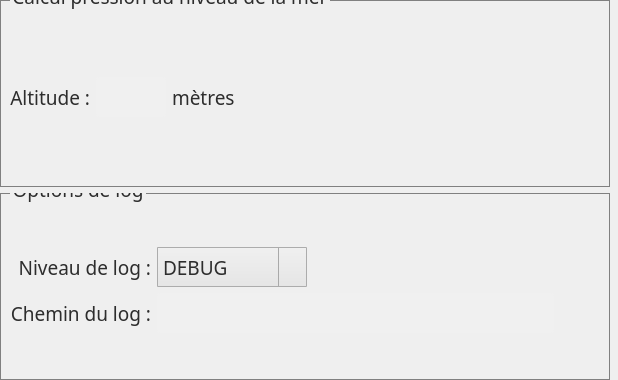
          <widget class="QWidget" name="scrollAreaWidgetContents_5">
           <property name="geometry">
            <rect>
             <x>0</x>
             <y>0</y>
             <width>618</width>
             <height>380</height>
            </rect>
           </property>
           <layout class="QGridLayout" name="gridLayout_10">
            <property name="leftMargin">
             <number>0</number>
            </property>
            <property name="topMargin">
             <number>0</number>
            </property>
            <property name="rightMargin">
             <number>0</number>
            </property>
            <property name="bottomMargin">
             <number>0</number>
            </property>
            <item row="0" column="0">
             <layout class="QVBoxLayout" name="sy_vl">
              <item>
               <widget class="QGroupBox" name="sy_gb_1">
                <property name="font">
                 <font>
                  <family>Source Sans Pro SemiBold</family>
                  <pointsize>14</pointsize>
                  <stylestrategy>PreferAntialias</stylestrategy>
                  <kerning>true</kerning>
                 </font>
                </property>
                <property name="styleSheet">
                 <string notr="true">QGroupBox{
    border: 1px solid grey;
    margin-top: 1.0em;
    margin-right: 8px;
    padding-top: 8px;
}

QGroupBox::title {
    top: -17px;
    left: 10px;
    color: rgb(45,45,45);
}</string>
                </property>
                <property name="title">
                 <string>Calcul pression au niveau de la mer</string>
                </property>
                <layout class="QGridLayout" name="gridLayout_19">
                 <item row="0" column="0">
                  <layout class="QHBoxLayout" name="horizontalLayout_22">
                   <item>
                    <widget class="QLabel" name="sy_gb_lb_1">
                     <property name="minimumSize">
                      <size>
                       <width>0</width>
                       <height>40</height>
                      </size>
                     </property>
                     <property name="maximumSize">
                      <size>
                       <width>16777215</width>
                       <height>40</height>
                      </size>
                     </property>
                     <property name="font">
                      <font>
                       <family>Source Sans Pro</family>
                       <pointsize>14</pointsize>
                       <stylestrategy>PreferAntialias</stylestrategy>
                       <kerning>true</kerning>
                      </font>
                     </property>
                     <property name="styleSheet">
                      <string notr="true">QLabel {
    color: rgb(45,45,45);
}</string>
                     </property>
                     <property name="text">
                      <string>Altitude :</string>
                     </property>
                     <property name="alignment">
                      <set>Qt::AlignRight|Qt::AlignTrailing|Qt::AlignVCenter</set>
                     </property>
                    </widget>
                   </item>
                   <item>
                    <widget class="QLineEdit" name="sy_gb_ln_1">
                     <property name="minimumSize">
                      <size>
                       <width>70</width>
                       <height>40</height>
                      </size>
                     </property>
                     <property name="maximumSize">
                      <size>
                       <width>70</width>
                       <height>40</height>
                      </size>
                     </property>
                     <property name="font">
                      <font>
                       <family>Source Sans Pro</family>
                       <pointsize>14</pointsize>
                       <stylestrategy>PreferAntialias</stylestrategy>
                       <kerning>true</kerning>
                      </font>
                     </property>
                     <property name="styleSheet">
                      <string notr="true">QLineEdit {
	border-radius: 3px;
    padding: 1px 4px 1px 4px;
	background-color:  rgb(240, 240, 240);
    color: rgb(45,45,45);
}</string>
                     </property>
                     <property name="text">
                      <string/>
                     </property>
                     <property name="alignment">
                      <set>Qt::AlignRight|Qt::AlignTrailing|Qt::AlignVCenter</set>
                     </property>
                     <property name="readOnly">
                      <bool>false</bool>
                     </property>
                    </widget>
                   </item>
                   <item>
                    <widget class="QLabel" name="sy_gb_lb_2">
                     <property name="minimumSize">
                      <size>
                       <width>0</width>
                       <height>50</height>
                      </size>
                     </property>
                     <property name="maximumSize">
                      <size>
                       <width>16777215</width>
                       <height>50</height>
                      </size>
                     </property>
                     <property name="font">
                      <font>
                       <family>Source Sans Pro</family>
                       <pointsize>14</pointsize>
                       <stylestrategy>PreferAntialias</stylestrategy>
                       <kerning>true</kerning>
                      </font>
                     </property>
                     <property name="styleSheet">
                      <string notr="true">QLabel {
    color: rgb(45,45,45);
}</string>
                     </property>
                     <property name="text">
                      <string>mètres</string>
                     </property>
                     <property name="alignment">
                      <set>Qt::AlignLeading|Qt::AlignLeft|Qt::AlignVCenter</set>
                     </property>
                    </widget>
                   </item>
                   <item>
                    <widget class="QToolButton" name="sy_gb_bt_1">
                     <property name="minimumSize">
                      <size>
                       <width>40</width>
                       <height>40</height>
                      </size>
                     </property>
                     <property name="maximumSize">
                      <size>
                       <width>40</width>
                       <height>40</height>
                      </size>
                     </property>
                     <property name="styleSheet">
                      <string notr="true">QToolButton {
	border: 1px solid transparent;
	background-color: transparent;
	width: 27px;
	height: 27px;
}

QToolButton:flat {
	border: none;
}</string>
                     </property>
                     <property name="text">
                      <string/>
                     </property>
                     <property name="icon">
                      <iconset>
                       <normaloff>icons/edit_icon.svg</normaloff>icons/edit_icon.svg</iconset>
                     </property>
                     <property name="iconSize">
                      <size>
                       <width>36</width>
                       <height>36</height>
                      </size>
                     </property>
                    </widget>
                   </item>
                   <item>
                    <spacer name="horizontalSpacer_29">
                     <property name="orientation">
                      <enum>Qt::Horizontal</enum>
                     </property>
                     <property name="sizeHint" stdset="0">
                      <size>
                       <width>40</width>
                       <height>20</height>
                      </size>
                     </property>
                    </spacer>
                   </item>
                  </layout>
                 </item>
                </layout>
               </widget>
              </item>
              <item>
               <widget class="QGroupBox" name="lo_gb_1">
                <property name="font">
                 <font>
                  <family>Source Sans Pro SemiBold</family>
                  <pointsize>14</pointsize>
                  <stylestrategy>PreferAntialias</stylestrategy>
                  <kerning>true</kerning>
                 </font>
                </property>
                <property name="styleSheet">
                 <string notr="true">QGroupBox{
    border: 1px solid grey;
    margin-top: 1.0em;
    margin-right: 8px;
    padding-top: 8px;
}

QGroupBox::title {
    top: -17px;
    left: 10px;
    color: rgb(45,45,45);
}</string>
                </property>
                <property name="title">
                 <string>Options de log</string>
                </property>
                <layout class="QGridLayout" name="gridLayout_17">
                 <item row="0" column="0">
                  <layout class="QGridLayout" name="gridLayout_3">
                   <item row="0" column="0">
                    <widget class="QLabel" name="lo_gb_lb_1">
                     <property name="minimumSize">
                      <size>
                       <width>0</width>
                       <height>39</height>
                      </size>
                     </property>
                     <property name="maximumSize">
                      <size>
                       <width>16777215</width>
                       <height>40</height>
                      </size>
                     </property>
                     <property name="font">
                      <font>
                       <family>Source Sans Pro</family>
                       <pointsize>14</pointsize>
                       <stylestrategy>PreferAntialias</stylestrategy>
                       <kerning>true</kerning>
                      </font>
                     </property>
                     <property name="styleSheet">
                      <string notr="true">QLabel {
    color: rgb(45,45,45);
}</string>
                     </property>
                     <property name="text">
                      <string>Niveau de log :</string>
                     </property>
                     <property name="alignment">
                      <set>Qt::AlignRight|Qt::AlignTrailing|Qt::AlignVCenter</set>
                     </property>
                    </widget>
                   </item>
                   <item row="1" column="0">
                    <widget class="QLabel" name="lo_gb_lb_2">
                     <property name="minimumSize">
                      <size>
                       <width>0</width>
                       <height>40</height>
                      </size>
                     </property>
                     <property name="maximumSize">
                      <size>
                       <width>16777215</width>
                       <height>40</height>
                      </size>
                     </property>
                     <property name="font">
                      <font>
                       <family>Source Sans Pro</family>
                       <pointsize>14</pointsize>
                       <stylestrategy>PreferAntialias</stylestrategy>
                       <kerning>true</kerning>
                      </font>
                     </property>
                     <property name="styleSheet">
                      <string notr="true">QLabel {
    color: rgb(45,45,45);
}</string>
                     </property>
                     <property name="text">
                      <string>Chemin du log :</string>
                     </property>
                     <property name="alignment">
                      <set>Qt::AlignRight|Qt::AlignTrailing|Qt::AlignVCenter</set>
                     </property>
                    </widget>
                   </item>
                   <item row="1" column="1">
                    <layout class="QHBoxLayout" name="horizontalLayout">
                     <item>
                      <widget class="QLineEdit" name="lo_gb_ln_1">
                       <property name="minimumSize">
                        <size>
                         <width>0</width>
                         <height>40</height>
                        </size>
                       </property>
                       <property name="maximumSize">
                        <size>
                         <width>16777215</width>
                         <height>40</height>
                        </size>
                       </property>
                       <property name="font">
                        <font>
                         <family>Source Sans Pro</family>
                         <pointsize>14</pointsize>
                         <stylestrategy>PreferAntialias</stylestrategy>
                         <kerning>true</kerning>
                        </font>
                       </property>
                       <property name="styleSheet">
                        <string notr="true">QLineEdit {
	border-radius: 3px;
    padding: 1px 4px 1px 4px;
	background-color:  rgb(240, 240, 240);
    color: rgb(45,45,45);
}</string>
                       </property>
                      </widget>
                     </item>
                     <item>
                      <widget class="QToolButton" name="lo_gb_bt_1">
                       <property name="minimumSize">
                        <size>
                         <width>40</width>
                         <height>40</height>
                        </size>
                       </property>
                       <property name="maximumSize">
                        <size>
                         <width>40</width>
                         <height>40</height>
                        </size>
                       </property>
                       <property name="styleSheet">
                        <string notr="true">QToolButton {
	border: 1px solid transparent;
	background-color: transparent;
	width: 27px;
	height: 27px;
}

QToolButton:flat {
	border: none;
}</string>
                       </property>
                       <property name="text">
                        <string/>
                       </property>
                       <property name="icon">
                        <iconset>
                         <normaloff>icons/open_popup_icon.svg</normaloff>icons/open_popup_icon.svg</iconset>
                       </property>
                       <property name="iconSize">
                        <size>
                         <width>36</width>
                         <height>36</height>
                        </size>
                       </property>
                       <property name="autoRaise">
                        <bool>false</bool>
                       </property>
                      </widget>
                     </item>
                    </layout>
                   </item>
                   <item row="0" column="1">
                    <layout class="QHBoxLayout" name="horizontalLayout_7">
                     <item>
                      <widget class="QComboBox" name="lo_gb_cb_1">
                       <property name="minimumSize">
                        <size>
                         <width>150</width>
                         <height>40</height>
                        </size>
                       </property>
                       <property name="maximumSize">
                        <size>
                         <width>150</width>
                         <height>40</height>
                        </size>
                       </property>
                       <property name="font">
                        <font>
                         <family>Source Sans Pro</family>
                         <pointsize>14</pointsize>
                         <weight>50</weight>
                         <bold>false</bold>
                         <stylestrategy>PreferAntialias</stylestrategy>
                         <kerning>true</kerning>
                        </font>
                       </property>
                       <property name="styleSheet">
                        <string notr="true">QComboBox {
    border: 1px solid #acacac;
    border-radius: 1px;
    padding-left: 5px;
    background-color: qlineargradient(x1: 0, y1: 0, x2: 0, y2: 1, stop: 0 #f0f0f0, stop: 1 #e5e5e5);
    color: rgb(45,45,45);
}

QComboBox:disabled {
    background-color:  rgb(200,200,200);
	color: rgb(145,145,145);
}

QComboBox:hover {
    border: 1px solid #7eb4ea;
    border-radius: 1px;
    background-color: qlineargradient(x1: 0, y1: 0, x2: 0, y2: 1, stop: 0 #ecf4fc, stop: 1 #dcecfc);
}

QComboBox::drop-down {
    subcontrol-origin: padding;
    subcontrol-position: top right;
    width: 27px;
    border-left-width: 1px;
    border-left-color: darkgray;
    border-left-style: solid;
    border-top-right-radius: 3px;
    border-bottom-right-radius: 3px;
}

QComboBox::down-arrow {
    image: url(icons/down_arrow_icon.svg); 
    width: 16px;
    height: 16px
}

QComboBox::down-arrow:disabled {
    image: url(icons/down_arrow_icon_deactivated.svg); 
    width: 16px;
    height: 16px
}

QComboBox QAbstractItemView {
    background: #f0f0f0;
    border: 0px solid #f0f0f0;
    outline: 0px;
}

QComboBox QAbstractItemView::item:hover {
    background-color: rgb(200,200,200);
    color: rgb(45,45,45);
    margin: 0px 0px 0px 0px;
}

QComboBox QAbstractItemView::item:selected {
    background-color: rgb(200,200,200);
    color: rgb(45,45,45);
    margin: 0px 0px 0px 0px;
}


QComboBox QAbstractItemView::item {
    margin: 3px 5px 3px 5px;
    color: rgb(45,45,45);
}</string>
                       </property>
                       <item>
                        <property name="text">
                         <string>DEBUG</string>
                        </property>
                       </item>
                       <item>
                        <property name="text">
                         <string>INFO</string>
                        </property>
                       </item>
                       <item>
                        <property name="text">
                         <string>WARNING</string>
                        </property>
                       </item>
                       <item>
                        <property name="text">
                         <string>CRITICAL</string>
                        </property>
                       </item>
                       <item>
                        <property name="text">
                         <string>ERROR</string>
                        </property>
                       </item>
                      </widget>
                     </item>
                     <item>
                      <spacer name="horizontalSpacer_14">
                       <property name="orientation">
                        <enum>Qt::Horizontal</enum>
                       </property>
                       <property name="sizeHint" stdset="0">
                        <size>
                         <width>40</width>
                         <height>20</height>
                        </size>
                       </property>
                      </spacer>
                     </item>
                    </layout>
                   </item>
                  </layout>
                 </item>
                </layout>
               </widget>
              </item>
             </layout>
            </item>
           </layout>
          </widget>
